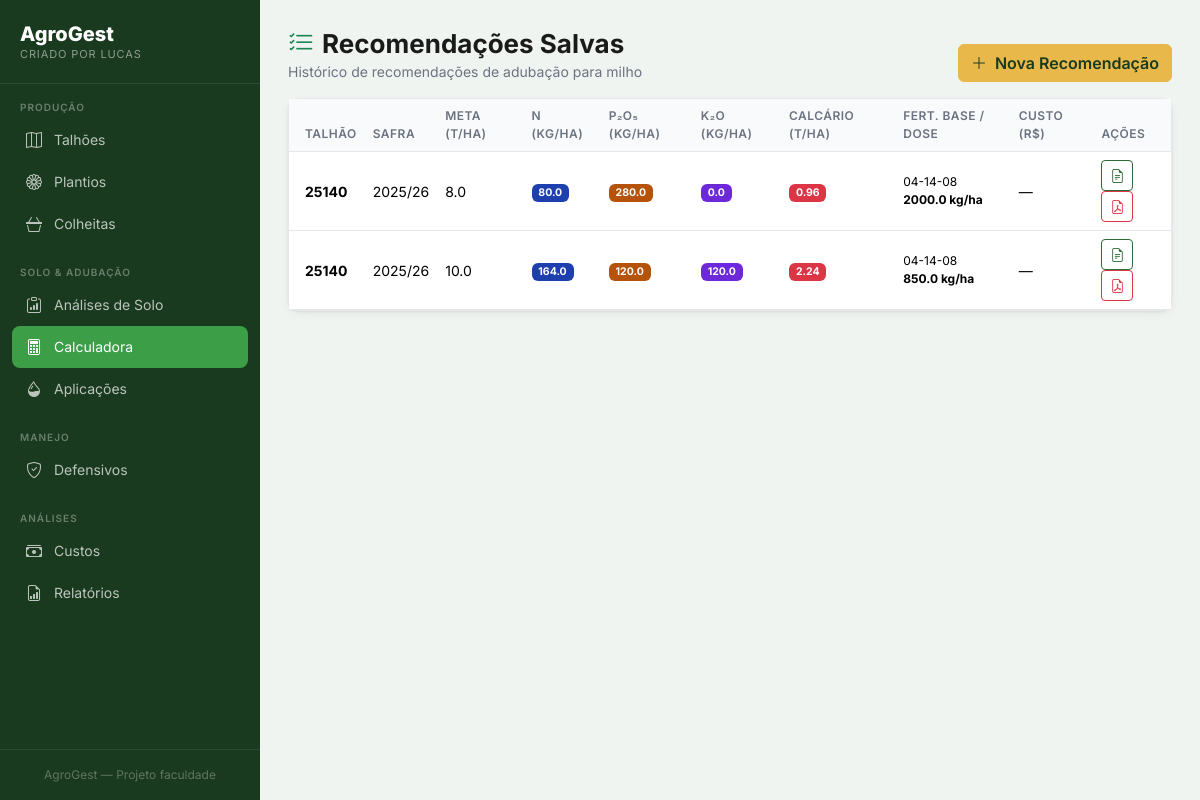
/adubacao/recomendacoes, run on the app's committed database.
### tables this page shows
CREATE TABLE recomendacoes_adubacao (
    id INTEGER PRIMARY KEY AUTOINCREMENT,
    talhao_id INTEGER NOT NULL,
    analise_solo_id INTEGER,
    safra TEXT NOT NULL,
    meta_produtividade REAL,
    n_recomendado REAL,
    p2o5_recomendado REAL,
    k2o_recomendado REAL,
    necessidade_calcario REAL,
    fertilizante_base TEXT,
    dose_base REAL,
    fertilizante_cobertura TEXT,
    dose_cobertura REAL,
    custo_estimado REAL,
    observacoes TEXT,
    criado_em TIMESTAMP DEFAULT CURRENT_TIMESTAMP,
    FOREIGN KEY (talhao_id) REFERENCES talhoes(id),
    FOREIGN KEY (analise_solo_id) REFERENCES analises_solo(id)
);

CREATE TABLE talhoes (
    id INTEGER PRIMARY KEY AUTOINCREMENT,
    nome TEXT NOT NULL,
    area_ha REAL NOT NULL,
    localizacao TEXT,
    tipo_solo TEXT,
    observacoes TEXT,
    criado_em TIMESTAMP DEFAULT CURRENT_TIMESTAMP
);

### modules/adubacao.py (the view)
@adubacao_bp.route('/recomendacoes')
def recomendacoes():
    db = get_db()
    recs = db.execute("""
        SELECT r.*, t.nome as talhao_nome
        FROM recomendacoes_adubacao r
        JOIN talhoes t ON t.id = r.talhao_id
        ORDER BY r.criado_em DESC
    """).fetchall()
    return render_template('adubacao/recomendacoes.html', recomendacoes=recs)

### database.py (called while the page is built)
def get_db(app=None):
    from flask import current_app
    if app:
        db = sqlite3.connect(app.config['DATABASE'], detect_types=sqlite3.PARSE_DECLTYPES)
        db.row_factory = sqlite3.Row
        return db
    if 'db' not in g:
        g.db = sqlite3.connect(
            current_app.config['DATABASE'],
            detect_types=sqlite3.PARSE_DECLTYPES
        )
        g.db.row_factory = sqlite3.Row
    return g.db

### templates/adubacao/recomendacoes.html (shortened to what this page needs)
{% extends "base.html" %}
{% block content %}
<div class="page-header d-flex justify-content-between align-items-center">
    <div>
        <h1 class="page-title"><i class="bi bi-list-check me-2 text-success"></i>Recomendações Salvas</h1>
        <p class="page-subtitle">Histórico de recomendações de adubação para milho</p>
    </div>
    <a href="{{ url_for('adubacao.nova_recomendacao') }}" class="btn btn-gold">
        <i class="bi bi-plus-lg me-2"></i>Nova Recomendação
    </a>
</div>
<div class="card">
    <div class="card-body p-0">
        {% if recomendacoes %}
        <div class="table-responsive">
            <table class="table table-hover mb-0">
                <thead>
                    <tr>
                        <th class="ps-3">Talhão</th>
                        <th>Safra</th>
                        <th>Meta (t/ha)</th>
                        <th>N (kg/ha)</th>
                        <th>P₂O₅ (kg/ha)</th>
                        <th>K₂O (kg/ha)</th>
                        <th>Calcário (t/ha)</th>
                        <th>Fert. Base / Dose</th>
                        <th>Custo (R$)</th>
                        <th>Ações</th>
                    </tr>
                </thead>
                <tbody>
                    {% for r in recomendacoes %}
                    <tr>
                        <td class="ps-3 fw-bold">{{ r.talhao_nome }}</td>
                        <td>{{ r.safra }}</td>
                        <td>{{ r.meta_produtividade }}</td>
                        <td><span class="badge" style="background:#1e40af">{{ r.n_recomendado }}</span></td>
                        <td><span class="badge" style="background:#b45309">{{ r.p2o5_recomendado }}</span></td>
                        <td><span class="badge" style="background:#6d28d9">{{ r.k2o_recomendado }}</span></td>
                        <td>{% if r.necessidade_calcario > 0 %}<span class="badge bg-danger">{{ r.necessidade_calcario }}</span>{% else %}<span class="text-muted">—</span>{% endif %}</td>
                        <td style="font-size:12px;">{{ r.fertilizante_base }}<br><strong>{{ r.dose_base }} kg/ha</strong></td>
                        <td>{% if r.custo_estimado %}<strong>R$ {{ "%.0f"|format(r.custo_estimado) }}</strong>{% else %}—{% endif %}</td>
                        <td>
                            <a href="{{ url_for('relatorios.relatorio_adubacao', rec_id=r.id) }}"
                               class="btn btn-sm btn-outline-primary" title="Relatório">
                                <i class="bi bi-file-earmark-text"></i>
                            </a>
                            <a href="{{ url_for('relatorios.pdf_adubacao', rec_id=r.id) }}"
                               class="btn btn-sm btn-outline-danger" title="PDF" target="_blank">
                                <i class="bi bi-file-earmark-pdf"></i>
                            </a>
                        </td>
                    </tr>
                    {% endfor %}
                </tbody>
            </table>
        </div>
        {% endif %}
    </div>
</div>
{% endblock %}

### templates/base.html (style rules this page uses)
:root { --green-deep: #1a3a1f; --green-mid: #2d6a35; --green-bright: #3d9e48; --green-light: #6abf71; --gold: #e8b94a; --gold-light: #f5d87a; --cream: #faf7f0; --soil: #6b4423; --soil-light: #a0714f; --text-dark: #1a1a1a; --text-muted: #6b7280; --border: #e5e7eb; --shadow: 0 1px 3px rgba(0,0,0,.08), 0 4px 12px rgba(0,0,0,.04); --shadow-lg: 0 8px 24px rgba(0,0,0,.10); --radius: 12px; --bottom-nav-h: 64px; }
* { box-sizing: border-box; }
body { font-family: 'Inter', sans-serif; background: #f0f4f0; color: var(--text-dark); min-height: 100vh; }
.page-title { font-weight: 700; font-size: 26px; color: var(--text-dark); margin: 0; }
.page-subtitle { color: var(--text-muted); font-size: 14px; margin-top: 2px; }
.card { background: #fff; border: 1px solid var(--border); border-radius: var(--radius); box-shadow: var(--shadow); }
.table { font-size: 14px; }
.table th { font-weight: 600; font-size: 12px; text-transform: uppercase; letter-spacing: .04em; color: var(--text-muted); background: #f9fafb; border-bottom: 1px solid var(--border); }
.table td { vertical-align: middle; border-color: var(--border); }
.btn-outline-primary { color: var(--green-mid); border-color: var(--green-mid); }
.btn-gold { background: var(--gold); border-color: var(--gold); color: var(--green-deep); font-weight: 600; }

### data on the page
recomendacoes_adubacao: talhao_nome "25140", safra "2025/26", meta_produtividade "8.0", n_recomendado "80.0", p2o5_recomendado "280.0", k2o_recomendado "0.0", necessidade_calcario "0.96", fertilizante_base "04-14-08", dose_base "2000.0"
recomendacoes_adubacao: talhao_nome "25140", safra "2025/26", meta_produtividade "10.0", n_recomendado "164.0", p2o5_recomendado "120.0", k2o_recomendado "120.0", necessidade_calcario "2.24", fertilizante_base "04-14-08", dose_base "850.0"
